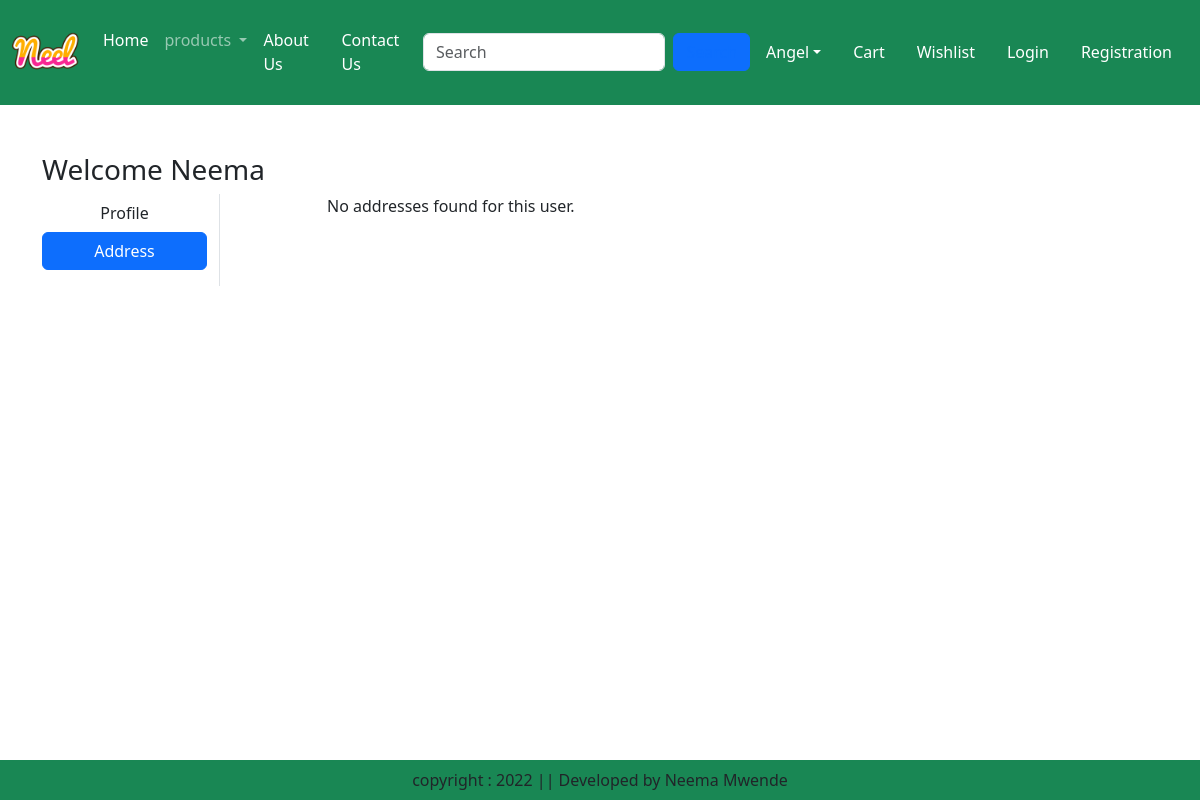
/address/ (signed in), run on an earlier commit of the app's database.
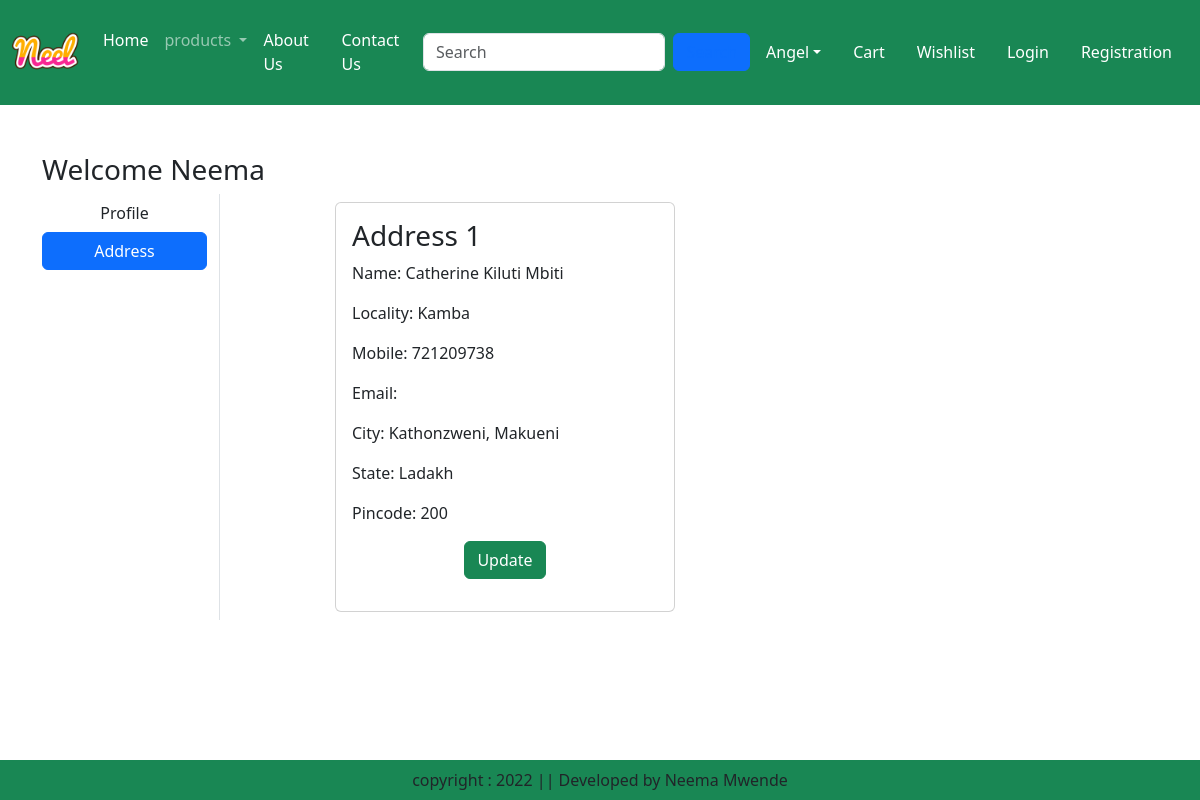
And on a later commit of the database.
### ecommerceapp/models.py (models this page shows, shortened)
class Customer(models.Model):
    user = models.ForeignKey(User,on_delete=models.CASCADE)
    name = models.CharField(max_length=200)
    locality = models.CharField(max_length=200)
    city = models.CharField(max_length=50)
    mobile = models.IntegerField(default=0)
    zipcode = models.IntegerField()
    state = models.CharField(choices=STATE_CHOICES, max_length=100)

### ecommerceapp/views.py (the view)
# urls.py: path("address/", views.address, name="address"),  # Correct URL for address
def address(request):
    add = Customer.objects.filter(user=request.user)
    context = {'add': add}
    return render(request, 'app/address.html', context)

### ecommerceapp/templates/app/address.html (shortened to what this page needs)
{% extends "app/base.html" %}
{% load static %}
{% block main-content %}
    <div class="container my-5">
        <div class="row">
            <h3>Welcome <span class="text-capitalize">{{request.user}}</span></h3>
        </div>
        <div class="row">
            <div class="col-sm-2 border-end">
                <ul class="list-unstyled">
                    <li class="d-grid"><a href="{% url 'app:profile' %}" class="btn">Profile</a></li>
                    <li class="d-grid"><a href="{% url 'app:address' %}" class="btn btn-primary">Address</a></li>
                </ul>
            </div>
            <div class="col-sm-8 offset-sm-1">
                <div class="row">
                    {% if add %}
                        {% for ad in add %}
                            <div class="col-sm-6">
                                <div class="card m-2">
                                    <div class="card-body">
                                        <h3>Address {{ forloop.counter }}</h3>
                                        <p>Name:  {{ ad.name }}</p>
                                        <p>Locality: {{ ad.locality }}</p>
                                        <p>Mobile: {{ ad.mobile }}</p>
                                        <p>Email: {{ ad.email }}</p>
                                        <p>City: {{ ad.city }}</p>
                                        <p>State: {{ ad.state }}</p>
                                        <p>Pincode: {{ ad.zipcode }}</p>
                                        <p class="text-center">
                                            <a href="{% url 'app:updateAddress' pk=ad.id %}" type="button" class="btn btn-success">Update</a>
                                        </p>
                                    </div>
                                </div>
                            </div>
                        {% endfor %}
                    {% else %}
                        <p>No addresses found for this user.</p>
                    {% endif %}
                </div>
            </div>
        </div>
    </div>
{% endblock main-content %}

What changed in the data, as far as the page shows it:
added Customer: name "Catherine Kiluti Mbiti", locality "Kamba", mobile "721209738", city "Kathonzweni, Makueni", state "Ladakh", zipcode "200"
Also different on the page:
text no longer shown: "No addresses found for this user."
